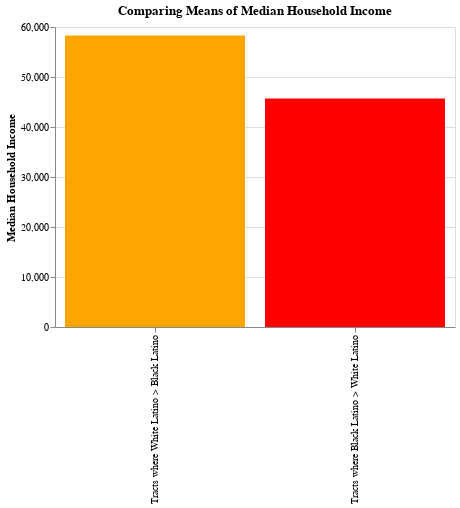

Here is the notebook cell this chart was saved with:
### Markdown cell above
<div class="text-box">
**Bar Plot Comparing Black/Latino vs White/Latino Predominate Census Tracts**

Below I'm including a bar plot that demonstraes the comparison of the Mean Median Household Incomes of Black/Latino vs White/Latino Census Tracts using Altair

### Code cell
white_greater_df = identity_with_tracts[identity_with_tracts["White and Latino/Hispanic"] > identity_with_tracts["Black and Latino/Hispanic"]]
black_greater_df = identity_with_tracts[identity_with_tracts["Black and Latino/Hispanic"] > identity_with_tracts["White and Latino/Hispanic"]]

median_white_greater = white_greater_df["Median Household Income"].mean()
median_black_greater = black_greater_df["Median Household Income"].mean()

data = pd.DataFrame({
    'Tract Group': [
        "Tracts where White Latino > Black Latino", 
        "Tracts where Black Latino > White Latino"
    ],
    'Median Household Income': [
        median_white_greater, 
        median_black_greater
    ]
})

chart = (
    alt.Chart(data)
    .mark_bar()
    .encode(
        x=alt.X('Tract Group:N', title='', sort=None),
        y=alt.Y('Median Household Income:Q', title='Median Household Income'),
        tooltip=[
            alt.Tooltip('Tract Group:N', title='Tract Group'),
            alt.Tooltip('Median Household Income:Q', format=',.0f', title='Mean of Median Household Incomes')
        ],
        color=alt.Color(
            'Tract Group:N', 
            scale=alt.Scale(
                domain=[
                    "Tracts where White Latino > Black Latino", 
                    "Tracts where Black Latino > White Latino"
                ],
                range=["orange", "red"]
            ),
            legend=None  
        )
    )
    .properties(
        title="Comparing Means of Median Household Income",
        width=400,
        height=300
    )
)

chart

### Figure 1 — Vega-Lite specification as saved in the notebook (floating-point values rounded to 4 significant figures)
{"config": {"view": {"continuousWidth": 300, "continuousHeight": 300}}, "data": {"name": "data-6751e938e65ffaaf8c365784a53c827e"}, "mark": {"type": "bar"}, "encoding": {"color": {"field": "Tract Group", "legend": null, "scale": {"domain": ["Tracts where White Latino > Black Latino", "Tracts where Black Latino > White Latino"], "range": ["orange", "red"]}, "type": "nominal"}, "tooltip": [{"field": "Tract Group", "title": "Tract Group", "type": "nominal"}, {"field": "Median Household Income", "format": ",.0f", "title": "Mean of Median Household Incomes", "type": "quantitative"}], "x": {"field": "Tract Group", "sort": null, "title": "", "type": "nominal"}, "y": {"field": "Median Household Income", "title": "Median Household Income", "type": "quantitative"}}, "height": 300, "title": "Comparing Means of Median Household Income", "width": 400, "$schema": "https://vega.github.io/schema/vega-lite/v5.14.1.json", "datasets": {"data-6751e938e65ffaaf8c365784a53c827e": [{"Tract Group": "Tracts where White Latino > Black Latino", "Median Household Income": 58310.0}, {"Tract Group": "Tracts where Black Latino > White Latino", "Median Household Income": 45680.0}]}}
